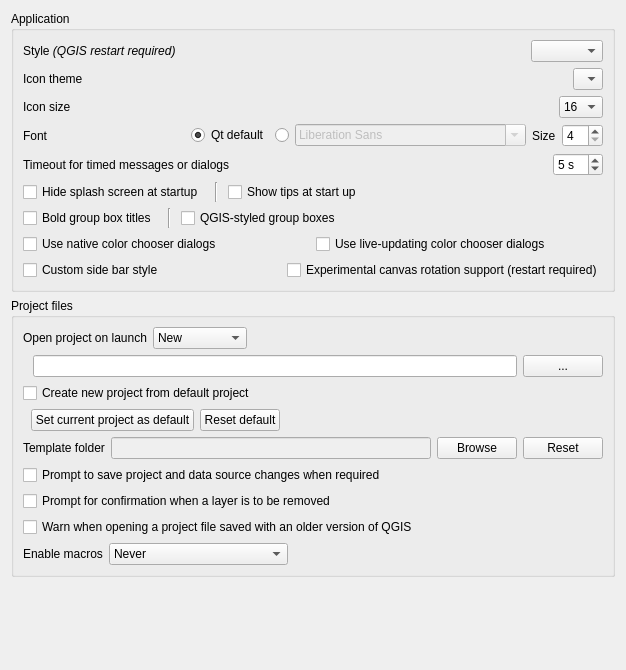
             <widget class="QWidget" name="mOptionsScrollAreaContents_01">
              <property name="geometry">
               <rect>
                <x>0</x>
                <y>-137</y>
                <width>626</width>
                <height>670</height>
               </rect>
              </property>
              <layout class="QVBoxLayout" name="verticalLayout_28">
               <item>
                <widget class="QgsCollapsibleGroupBox" name="groupBox">
                 <property name="title">
                  <string>Application</string>
                 </property>
                 <layout class="QVBoxLayout" name="verticalLayout_2">
                  <item>
                   <layout class="QHBoxLayout" name="horizontalLayout_9">
                    <property name="topMargin">
                     <number>0</number>
                    </property>
                    <item>
                     <widget class="QLabel" name="label_18">
                      <property name="text">
                       <string>Style &lt;i&gt;(QGIS restart required)&lt;/i&gt;</string>
                      </property>
                     </widget>
                    </item>
                    <item>
                     <spacer name="horizontalSpacer_7">
                      <property name="orientation">
                       <enum>Qt::Horizontal</enum>
                      </property>
                      <property name="sizeHint" stdset="0">
                       <size>
                        <width>40</width>
                        <height>20</height>
                       </size>
                      </property>
                     </spacer>
                    </item>
                    <item>
                     <widget class="QComboBox" name="cmbStyle"/>
                    </item>
                   </layout>
                  </item>
                  <item>
                   <layout class="QHBoxLayout" name="horizontalLayout_3">
                    <item>
                     <widget class="QLabel" name="textLabel1_4">
                      <property name="sizePolicy">
                       <sizepolicy hsizetype="Fixed" vsizetype="Fixed">
                        <horstretch>0</horstretch>
                        <verstretch>0</verstretch>
                       </sizepolicy>
                      </property>
                      <property name="text">
                       <string>Icon theme</string>
                      </property>
                     </widget>
                    </item>
                    <item>
                     <spacer name="horizontalSpacer_2">
                      <property name="orientation">
                       <enum>Qt::Horizontal</enum>
                      </property>
                      <property name="sizeHint" stdset="0">
                       <size>
                        <width>40</width>
                        <height>20</height>
                       </size>
                      </property>
                     </spacer>
                    </item>
                    <item>
                     <widget class="QComboBox" name="cmbTheme">
                      <property name="duplicatesEnabled">
                       <bool>false</bool>
                      </property>
                      <item>
                       <property name="text">
                        <string/>
                       </property>
                      </item>
                     </widget>
                    </item>
                   </layout>
                  </item>
                  <item>
                   <layout class="QHBoxLayout" name="horizontalLayout_7">
                    <item>
                     <widget class="QLabel" name="textLabel1_5">
                      <property name="sizePolicy">
                       <sizepolicy hsizetype="Fixed" vsizetype="Fixed">
                        <horstretch>0</horstretch>
                        <verstretch>0</verstretch>
                       </sizepolicy>
                      </property>
                      <property name="text">
                       <string>Icon size</string>
                      </property>
                     </widget>
                    </item>
                    <item>
                     <spacer name="horizontalSpacer_5">
                      <property name="orientation">
                       <enum>Qt::Horizontal</enum>
                      </property>
                      <property name="sizeHint" stdset="0">
                       <size>
                        <width>40</width>
                        <height>20</height>
                       </size>
                      </property>
                     </spacer>
                    </item>
                    <item>
                     <widget class="QComboBox" name="cmbIconSize">
                      <property name="duplicatesEnabled">
                       <bool>false</bool>
                      </property>
                      <item>
                       <property name="text">
                        <string>16</string>
                       </property>
                      </item>
                      <item>
                       <property name="text">
                        <string>24</string>
                       </property>
                      </item>
                      <item>
                       <property name="text">
                        <string>32</string>
                       </property>
                      </item>
                      <item>
                       <property name="text">
                        <string>48</string>
                       </property>
                      </item>
                      <item>
                       <property name="text">
                        <string>64</string>
                       </property>
                      </item>
                     </widget>
                    </item>
                   </layout>
                  </item>
                  <item>
                   <layout class="QHBoxLayout" name="horizontalLayout_27">
                    <item>
                     <widget class="QLabel" name="label_43">
                      <property name="text">
                       <string>Font</string>
                      </property>
                     </widget>
                    </item>
                    <item>
                     <widget class="QRadioButton" name="mFontFamilyRadioQt">
                      <property name="sizePolicy">
                       <sizepolicy hsizetype="Maximum" vsizetype="Fixed">
                        <horstretch>0</horstretch>
                        <verstretch>0</verstretch>
                       </sizepolicy>
                      </property>
                      <property name="text">
                       <string>Qt default</string>
                      </property>
                      <property name="checked">
                       <bool>true</bool>
                      </property>
                     </widget>
                    </item>
                    <item>
                     <widget class="QRadioButton" name="mFontFamilyRadioCustom">
                      <property name="sizePolicy">
                       <sizepolicy hsizetype="Maximum" vsizetype="Fixed">
                        <horstretch>0</horstretch>
                        <verstretch>0</verstretch>
                       </sizepolicy>
                      </property>
                      <property name="text">
                       <string/>
                      </property>
                     </widget>
                    </item>
                    <item>
                     <widget class="QFontComboBox" name="mFontFamilyComboBox">
                      <property name="enabled">
                       <bool>false</bool>
                      </property>
                     </widget>
                    </item>
                    <item>
                     <widget class="QLabel" name="label_20">
                      <property name="sizePolicy">
                       <sizepolicy hsizetype="Maximum" vsizetype="Preferred">
                        <horstretch>0</horstretch>
                        <verstretch>0</verstretch>
                       </sizepolicy>
                      </property>
                      <property name="text">
                       <string>Size</string>
                      </property>
                     </widget>
                    </item>
                    <item>
                     <widget class="QSpinBox" name="spinFontSize">
                      <property name="sizePolicy">
                       <sizepolicy hsizetype="Maximum" vsizetype="Fixed">
                        <horstretch>0</horstretch>
                        <verstretch>0</verstretch>
                       </sizepolicy>
                      </property>
                      <property name="minimum">
                       <number>4</number>
                      </property>
                     </widget>
                    </item>
                   </layout>
                  </item>
                  <item>
                   <layout class="QHBoxLayout" name="horizontalLayout_28">
                    <item>
                     <widget class="QLabel" name="mMessageTimeoutLabel">
                      <property name="sizePolicy">
                       <sizepolicy hsizetype="Maximum" vsizetype="Preferred">
                        <horstretch>0</horstretch>
                        <verstretch>0</verstretch>
                       </sizepolicy>
                      </property>
                      <property name="text">
                       <string>Timeout for timed messages or dialogs</string>
                      </property>
                     </widget>
                    </item>
                    <item>
                     <spacer name="horizontalSpacer_13">
                      <property name="orientation">
                       <enum>Qt::Horizontal</enum>
                      </property>
                      <property name="sizeHint" stdset="0">
                       <size>
                        <width>40</width>
                        <height>20</height>
                       </size>
                      </property>
                     </spacer>
                    </item>
                    <item>
                     <widget class="QSpinBox" name="mMessageTimeoutSpnBx">
                      <property name="suffix">
                       <string> s</string>
                      </property>
                      <property name="minimum">
                       <number>2</number>
                      </property>
                      <property name="maximum">
                       <number>20</number>
                      </property>
                      <property name="value">
                       <number>5</number>
                      </property>
                     </widget>
                    </item>
                   </layout>
                  </item>
                  <item>
                   <layout class="QHBoxLayout" name="horizontalLayout_29">
                    <item>
                     <widget class="QCheckBox" name="cbxHideSplash">
                      <property name="sizePolicy">
                       <sizepolicy hsizetype="Maximum" vsizetype="Fixed">
                        <horstretch>0</horstretch>
                        <verstretch>0</verstretch>
                       </sizepolicy>
                      </property>
                      <property name="text">
                       <string>Hide splash screen at startup</string>
                      </property>
                     </widget>
                    </item>
                    <item>
                     <widget class="Line" name="line_3">
                      <property name="minimumSize">
                       <size>
                        <width>12</width>
                        <height>0</height>
                       </size>
                      </property>
                      <property name="orientation">
                       <enum>Qt::Vertical</enum>
                      </property>
                     </widget>
                    </item>
                    <item>
                     <widget class="QCheckBox" name="cbxShowTips">
                      <property name="text">
                       <string>Show tips at start up</string>
                      </property>
                     </widget>
                    </item>
                   </layout>
                  </item>
                  <item>
                   <layout class="QHBoxLayout" name="horizontalLayout_30">
                    <item>
                     <widget class="QCheckBox" name="mBoldGroupBoxTitleChkBx">
                      <property name="sizePolicy">
                       <sizepolicy hsizetype="Maximum" vsizetype="Fixed">
                        <horstretch>0</horstretch>
                        <verstretch>0</verstretch>
                       </sizepolicy>
                      </property>
                      <property name="text">
                       <string>Bold group box titles</string>
                      </property>
                     </widget>
                    </item>
                    <item>
                     <widget class="Line" name="line_2">
                      <property name="minimumSize">
                       <size>
                        <width>12</width>
                        <height>0</height>
                       </size>
                      </property>
                      <property name="orientation">
                       <enum>Qt::Vertical</enum>
                      </property>
                     </widget>
                    </item>
                    <item>
                     <widget class="QCheckBox" name="mCustomGroupBoxChkBx">
                      <property name="text">
                       <string>QGIS-styled group boxes</string>
                      </property>
                     </widget>
                    </item>
                   </layout>
                  </item>
                  <item>
                   <layout class="QHBoxLayout" name="horizontalLayout_31">
                    <item>
                     <widget class="QCheckBox" name="mNativeColorDialogsChkBx">
                      <property name="text">
                       <string>Use native color chooser dialogs</string>
                      </property>
                     </widget>
                    </item>
                    <item>
                     <widget class="QCheckBox" name="mLiveColorDialogsChkBx">
                      <property name="text">
                       <string>Use live-updating color chooser dialogs</string>
                      </property>
                     </widget>
                    </item>
                   </layout>
                  </item>
                  <item>
                   <layout class="QHBoxLayout" name="horizontalLayout_32">
                    <item>
                     <widget class="QCheckBox" name="mCustomSideBarSide">
                      <property name="text">
                       <string>Custom side bar style</string>
                      </property>
                     </widget>
                    </item>
                    <item>
                     <widget class="QCheckBox" name="cbxCanvasRotation">
                      <property name="text">
                       <string>Experimental canvas rotation support (restart required)</string>
                      </property>
                     </widget>
                    </item>
                   </layout>
                  </item>
                 </layout>
                </widget>
               </item>
               <item>
                <widget class="QgsCollapsibleGroupBox" name="groupBox_11">
                 <property name="title">
                  <string>Project files</string>
                 </property>
                 <layout class="QVBoxLayout">
                  <item>
                   <layout class="QGridLayout" name="gridLayout_4">
                    <item row="0" column="2" colspan="2">
                     <widget class="QComboBox" name="mProjectOnLaunchCmbBx">
                      <property name="sizePolicy">
                       <sizepolicy hsizetype="Maximum" vsizetype="Fixed">
                        <horstretch>0</horstretch>
                        <verstretch>0</verstretch>
                       </sizepolicy>
                      </property>
                      <item>
                       <property name="text">
                        <string>New</string>
                       </property>
                      </item>
                      <item>
                       <property name="text">
                        <string>Most recent</string>
                       </property>
                      </item>
                      <item>
                       <property name="text">
                        <string>Specific</string>
                       </property>
                      </item>
                     </widget>
                    </item>
                    <item row="1" column="5">
                     <widget class="QPushButton" name="mProjectOnLaunchPushBtn">
                      <property name="sizePolicy">
                       <sizepolicy hsizetype="Maximum" vsizetype="Fixed">
                        <horstretch>0</horstretch>
                        <verstretch>0</verstretch>
                       </sizepolicy>
                      </property>
                      <property name="text">
                       <string>...</string>
                      </property>
                     </widget>
                    </item>
                    <item row="1" column="0">
                     <spacer name="horizontalSpacer_35">
                      <property name="orientation">
                       <enum>Qt::Horizontal</enum>
                      </property>
                      <property name="sizeType">
                       <enum>QSizePolicy::Fixed</enum>
                      </property>
                      <property name="sizeHint" stdset="0">
                       <size>
                        <width>4</width>
                        <height>20</height>
                       </size>
                      </property>
                     </spacer>
                    </item>
                    <item row="0" column="4">
                     <spacer name="horizontalSpacer_36">
                      <property name="orientation">
                       <enum>Qt::Horizontal</enum>
                      </property>
                      <property name="sizeHint" stdset="0">
                       <size>
                        <width>40</width>
                        <height>20</height>
                       </size>
                      </property>
                     </spacer>
                    </item>
                    <item row="1" column="1" colspan="4">
                     <widget class="QLineEdit" name="mProjectOnLaunchLineEdit">
                      <property name="sizePolicy">
                       <sizepolicy hsizetype="Expanding" vsizetype="Fixed">
                        <horstretch>0</horstretch>
                        <verstretch>0</verstretch>
                       </sizepolicy>
                      </property>
                     </widget>
                    </item>
                    <item row="0" column="0" colspan="2">
                     <widget class="QLabel" name="label_54">
                      <property name="sizePolicy">
                       <sizepolicy hsizetype="Maximum" vsizetype="Preferred">
                        <horstretch>0</horstretch>
                        <verstretch>0</verstretch>
                       </sizepolicy>
                      </property>
                      <property name="text">
                       <string>Open project on launch</string>
                      </property>
                     </widget>
                    </item>
                   </layout>
                  </item>
                  <item>
                   <widget class="QCheckBox" name="cbxProjectDefaultNew">
                    <property name="text">
                     <string>Create new project from default project</string>
                    </property>
                   </widget>
                  </item>
                  <item>
                   <layout class="QHBoxLayout" name="horizontalLayout_16">
                    <item>
                     <spacer name="horizontalSpacer_22">
                      <property name="orientation">
                       <enum>Qt::Horizontal</enum>
                      </property>
                      <property name="sizeType">
                       <enum>QSizePolicy::Fixed</enum>
                      </property>
                      <property name="sizeHint" stdset="0">
                       <size>
                        <width>8</width>
                        <height>20</height>
                       </size>
                      </property>
                     </spacer>
                    </item>
                    <item>
                     <widget class="QPushButton" name="pbnProjectDefaultSetCurrent">
                      <property name="text">
                       <string>Set current project as default</string>
                      </property>
                     </widget>
                    </item>
                    <item>
                     <widget class="QPushButton" name="pbnProjectDefaultReset">
                      <property name="text">
                       <string>Reset default</string>
                      </property>
                     </widget>
                    </item>
                    <item>
                     <spacer name="horizontalSpacer_9">
                      <property name="orientation">
                       <enum>Qt::Horizontal</enum>
                      </property>
                      <property name="sizeHint" stdset="0">
                       <size>
                        <width>40</width>
                        <height>20</height>
                       </size>
                      </property>
                     </spacer>
                    </item>
                   </layout>
                  </item>
                  <item>
                   <layout class="QHBoxLayout" name="horizontalLayout_15">
                    <item>
                     <widget class="QLabel" name="label_31">
                      <property name="text">
                       <string>Template folder</string>
                      </property>
                     </widget>
                    </item>
                    <item>
                     <widget class="QLineEdit" name="leTemplateFolder">
                      <property name="enabled">
                       <bool>false</bool>
                      </property>
                     </widget>
                    </item>
                    <item>
                     <widget class="QPushButton" name="pbnTemplateFolderBrowse">
                      <property name="text">
                       <string>Browse</string>
                      </property>
                     </widget>
                    </item>
                    <item>
                     <widget class="QPushButton" name="pbnTemplateFolderReset">
                      <property name="text">
                       <string>Reset</string>
                      </property>
                     </widget>
                    </item>
                   </layout>
                  </item>
                  <item>
                   <widget class="QCheckBox" name="chbAskToSaveProjectChanges">
                    <property name="text">
                     <string>Prompt to save project and data source changes when required</string>
                    </property>
                   </widget>
                  </item>
                  <item>
                   <widget class="QCheckBox" name="mLayerDeleteConfirmationChkBx">
                    <property name="text">
                     <string>Prompt for confirmation when a layer is to be removed</string>
                    </property>
                   </widget>
                  </item>
                  <item>
                   <widget class="QCheckBox" name="chbWarnOldProjectVersion">
                    <property name="text">
                     <string>Warn when opening a project file saved with an older version of QGIS</string>
                    </property>
                   </widget>
                  </item>
                  <item>
                   <layout class="QHBoxLayout" name="horizontalLayout_21">
                    <item>
                     <widget class="QLabel" name="label_33">
                      <property name="text">
                       <string>Enable macros</string>
                      </property>
                     </widget>
                    </item>
                    <item>
                     <widget class="QComboBox" name="cmbEnableMacros">
                      <property name="currentIndex">
                       <number>0</number>
                      </property>
                      <property name="sizeAdjustPolicy">
                       <enum>QComboBox::AdjustToContents</enum>
                      </property>
                      <item>
                       <property name="text">
                        <string>Never</string>
                       </property>
                      </item>
                      <item>
                       <property name="text">
                        <string>Ask</string>
                       </property>
                      </item>
                      <item>
                       <property name="text">
                        <string>For this session only</string>
                       </property>
                      </item>
                      <item>
                       <property name="text">
                        <string>Always (not recommended)</string>
                       </property>
                      </item>
                     </widget>
                    </item>
                    <item>
                     <spacer name="horizontalSpacer_17">
                      <property name="orientation">
                       <enum>Qt::Horizontal</enum>
                      </property>
                      <property name="sizeHint" stdset="0">
                       <size>
                        <width>40</width>
                        <height>20</height>
                       </size>
                      </property>
                     </spacer>
                    </item>
                   </layout>
                  </item>
                 </layout>
                </widget>
               </item>
               <item>
                <spacer name="verticalSpacer_5">
                 <property name="orientation">
                  <enum>Qt::Vertical</enum>
                 </property>
                 <property name="sizeHint" stdset="0">
                  <size>
                   <width>20</width>
                   <height>40</height>
                  </size>
                 </property>
                </spacer>
               </item>
              </layout>
             </widget>
